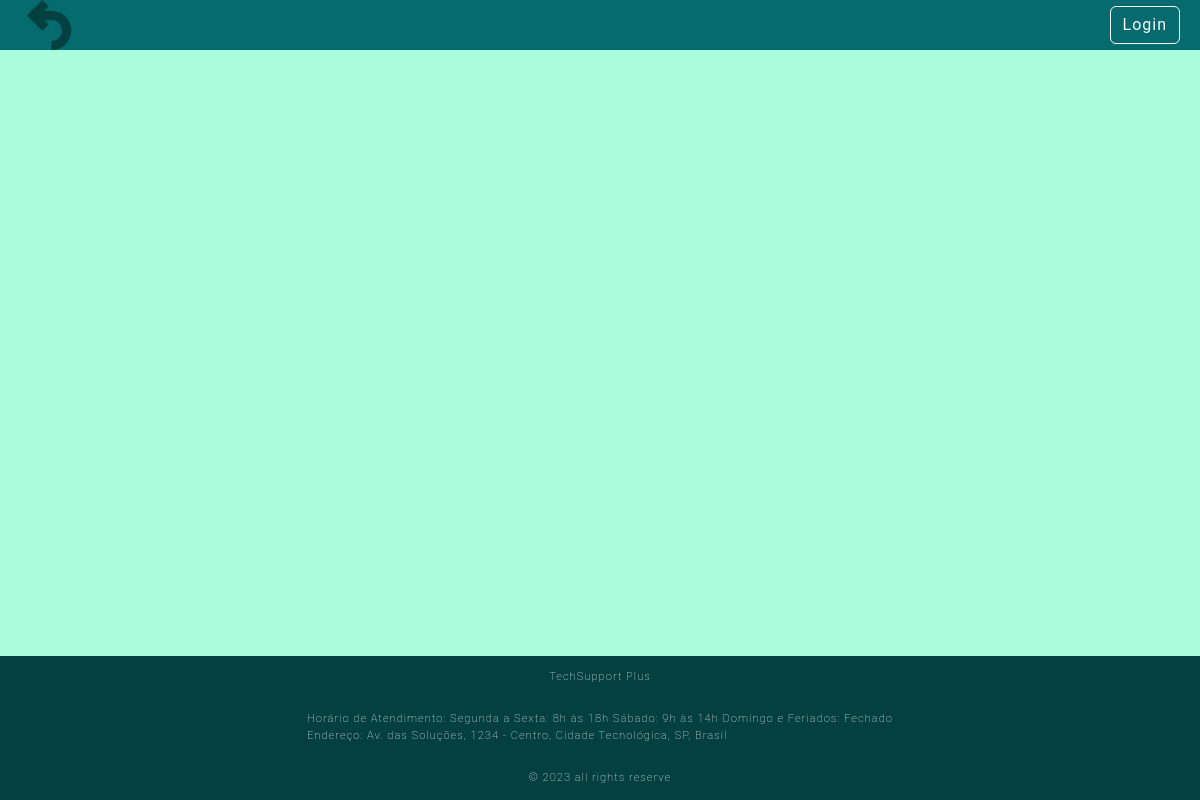
Page /11/atendimento on the earlier database version.
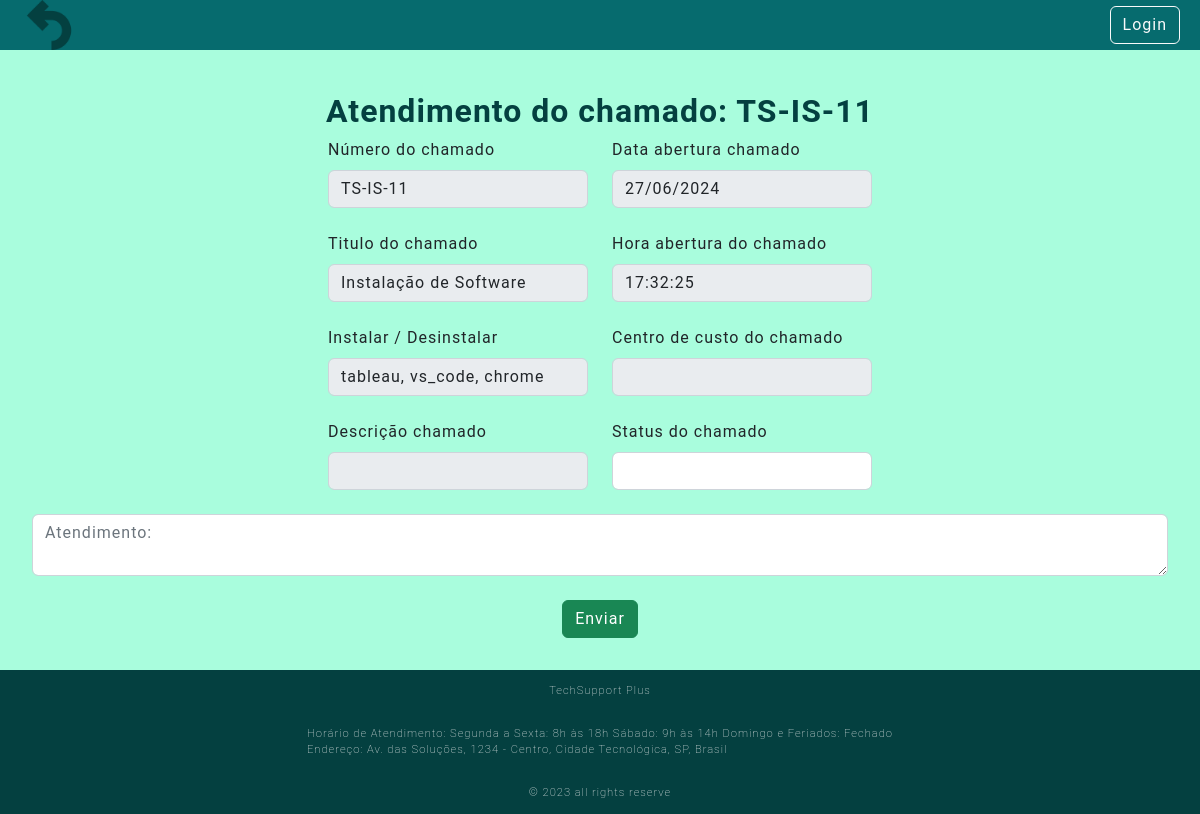
Same page on the later database version.
### Src/Model/Bd.py (models this page shows, shortened)
class Ticket(db.Model):
    __tablename__ = "Ticket"
    id = db.Column(db.Integer, primary_key=True, autoincrement=True)
    idUser = db.Column(db.Integer,db.ForeignKey('CreatUser.id'))
    identificador = db.Column(db.String(50), nullable=False)
    title = db.Column(db.String(50), nullable=False)
    software = db.Column(db.String(50), nullable=False)
    description = db.Column(db.String, nullable=False)
    status = db.Column(db.String(20), nullable=False, default='Open')
    execution = db.Column(db.String(500), nullable=False)
    created_data = db.Column(db.String, nullable=False)
    created_hora = db.Column(db.String, nullable=False)
    cost_center = db.Column(db.String, nullable=False)

### Src/View/NewTicket.py (the view)
@tk.route('/<id>/atendimento')
def atendimento(id):
    tickets = Ticket.query.filter_by(id=id).all()
    return render_template('atendimento.html', tickets=tickets)

### Templates/atendimento.html (shortened to what this page needs)
{% extends 'base.html' %}
{% block conteudo %}
    {% for ticket in tickets %}
    <h1>Atendimento do chamado: {{ ticket.identificador }}</h1>
    <form method="POST" action="{{ url_for('router.tk.update', id=ticket.id )}}">
<div class="row justify-content-center">
    <div class="form-group col-md-3" style="text-align: left;">
        <label class="form-label" >Número do chamado</label>
        <input type="text" class="form-control" name="identificador" value="{{ticket.identificador}}" disabled><br>
        <label class="form-label" >Titulo do chamado</label>
        <input type="text" class="form-control" name="title" value="{{ticket.title}}" disabled><br>
        {% if ticket.cost_center%}
            <label class="form-label" >Equipamentos</label>
        {% else %}
            <label class="form-label" >Instalar / Desinstalar</label>
        {% endif %}
        <input type="text" class="form-control" name="software" value="{{ticket.software}}" disabled><br>
        <label class="form-label" >Descrição chamado</label>
        <input type="text" class="form-control" name="description" value="{{ticket.description}}" disabled><br>
    </div>
    <div class="form-group col-md-3" style="text-align: left;">
        <label class="form-label" >Data abertura chamado</label>
        <input type="text" class="form-control" name="created_data" value="{{ticket.created_data}}" disabled><br>
        <label class="form-label" >Hora abertura do chamado</label>
        <input type="text" class="form-control" name="created_hora" value="{{ticket.created_hora}}" disabled><br>
        <label class="form-label" >Centro de custo do chamado</label>
        <input type="text" class="form-control" name="cost_center" value="{{ticket.cost_center}}" disabled><br>
        <label class="form-label" >Status do chamado</label>
        <select class="form-control" name="status" required>
            <option value=""></option>
            <option value="Andamento" {% if ticket.status == 'Andamento' %}selected{% endif %}>Andamento</option>
        </select><br>
    </div>
</div>
<div class="row justify-content-center">
    {% if ticket.status == "open" %}
        <textarea class="form-control" placeholder="Atendimento: " name="Atendimento"></textarea>
    {% else %}
        <textarea class="form-control" name="Atendimento">{{ ticket.execution.split(' | ')[0] }}</textarea>
    {% endif %}
</div><br>
    <button class="btn btn-success" type="submit" name="button" value="{{current_user.id}}" >Enviar</button>
</form>
    {% endfor %}
{% endblock conteudo %}

Differences in the rows shown:
added Ticket: identificador "TS-IS-11", title "Instalação de Software", cost_center "Instalar / Desinstalar", software "tableau, vs_code, chrome", created_data "27/06/2024", created_hora "17:32:25"
